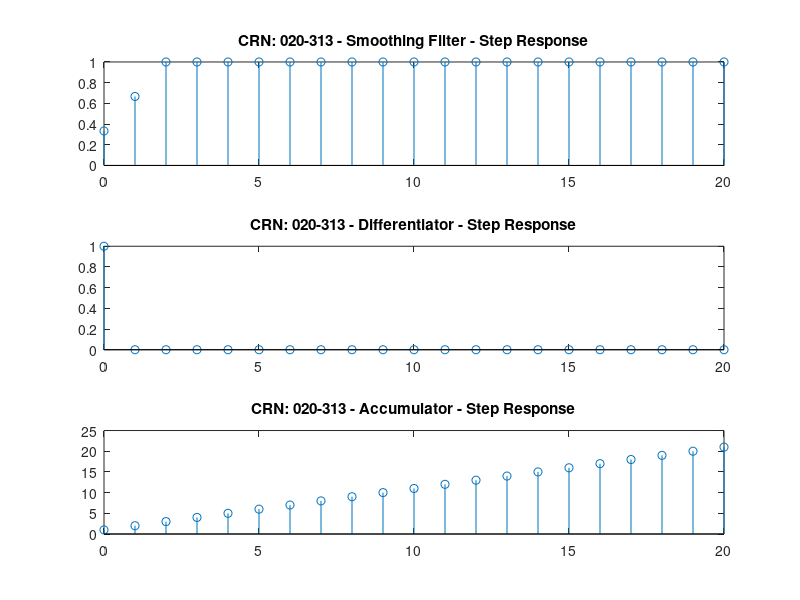

Reproduce this figure in MATLAB.
% CRN: 020-313 - Step Responses
u = ones(1, 21);

s1 = filter([1 1 1]/3, 1, u);
s2 = filter([1 -1], 1, u);
s3 = filter(1, [1 -1], u);

subplot(3,1,1); stem(0:20, s1); title('CRN: 020-313 - Smoothing Filter - Step Response');
subplot(3,1,2); stem(0:20, s2); title('CRN: 020-313 - Differentiator - Step Response');
subplot(3,1,3); stem(0:20, s3); title('CRN: 020-313 - Accumulator - Step Response');
